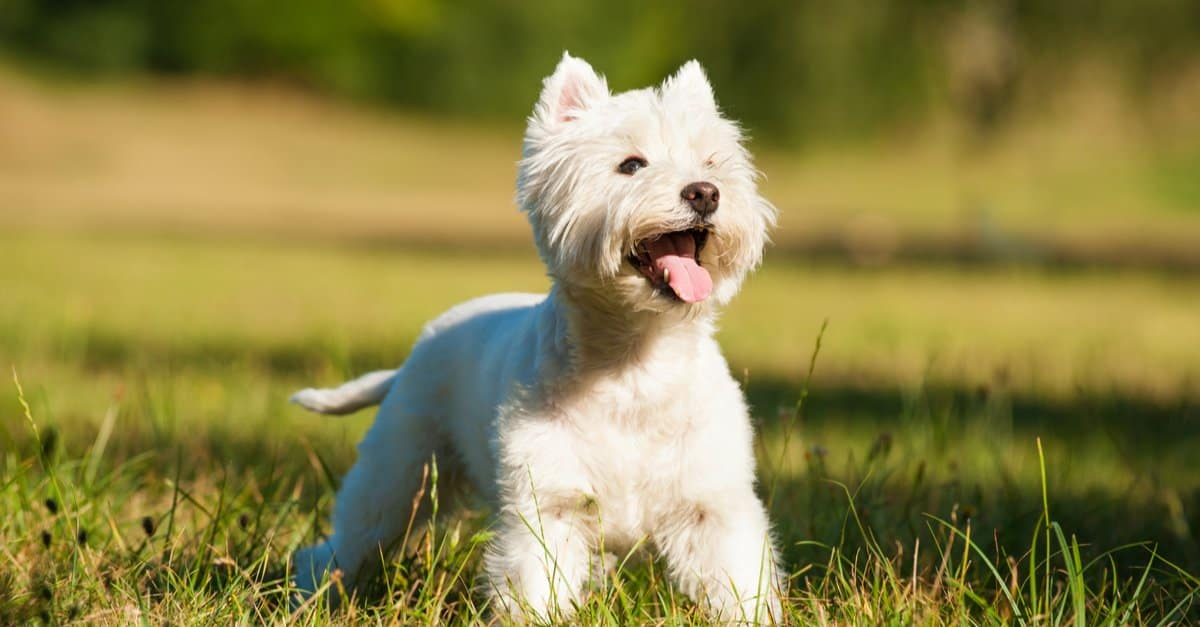
#> input picture DeepLearning/Day14/dog.jpg, 1200 x 627 px, found by its file name
$ python practice.py
#> lines starting #> are read from the running program, lines starting #| are printed output that depends on the picture
import cv2
import numpy as np
import os

# Reading image and displaying info
image = cv2.imread(r"C:\Users\sunny\OneDrive\Desktop\MLB-Internship\DeepLearning\Day14\dog.jpg")
#> image is the input picture: shape (627, 1200, 3); mean B, G, R 70.5, 129.3, 138.1

height, width, channels = image.shape
#> height = 627; width = 1200; channels = 3
size = os.path.getsize(r"C:\Users\sunny\OneDrive\Desktop\MLB-Internship\DeepLearning\Day14\dog.jpg")

print("Height:", height)
#| Height: 627
print("Width:", width)
#| Width: 1200
print("Channels:", channels)
#| Channels: 3
print("File Size:", size)

# 2. Convert to grayscale
gray = cv2.cvtColor(image, cv2.COLOR_BGR2GRAY)
cv2.imwrite("output/grayscale.jpg", gray)

# 3. Resize image
small = cv2.resize(image, (300, 300))
large = cv2.resize(image, (700, 700))

cv2.imwrite("output/small.jpg", small)
cv2.imwrite("output/large.jpg", large)

# 4. Crop image
crop1 = image[0:300, 0:300]
crop2 = image[200:500, 200:500]

cv2.imwrite("output/crop1.jpg", crop1)
cv2.imwrite("output/crop2.jpg", crop2)

# 5. Rotate image
rotate90 = cv2.rotate(image, cv2.ROTATE_90_CLOCKWISE)
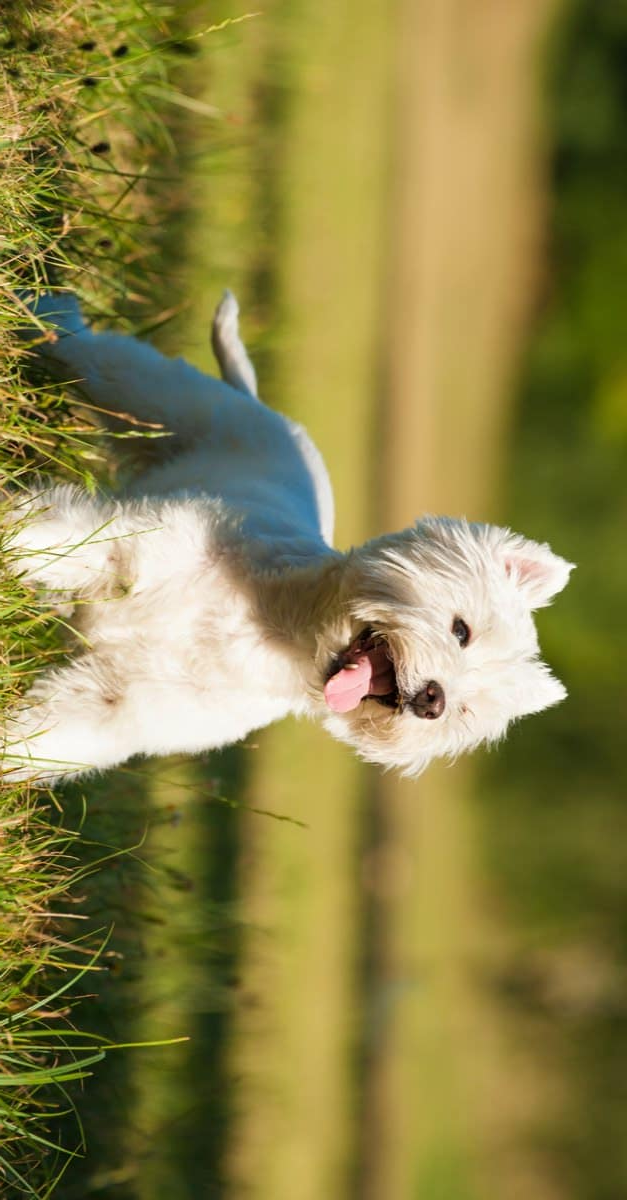
#> rotate90: shape (1200, 627, 3); mean B, G, R 70.5, 129.3, 138.1
rotate180 = cv2.rotate(image, cv2.ROTATE_180)
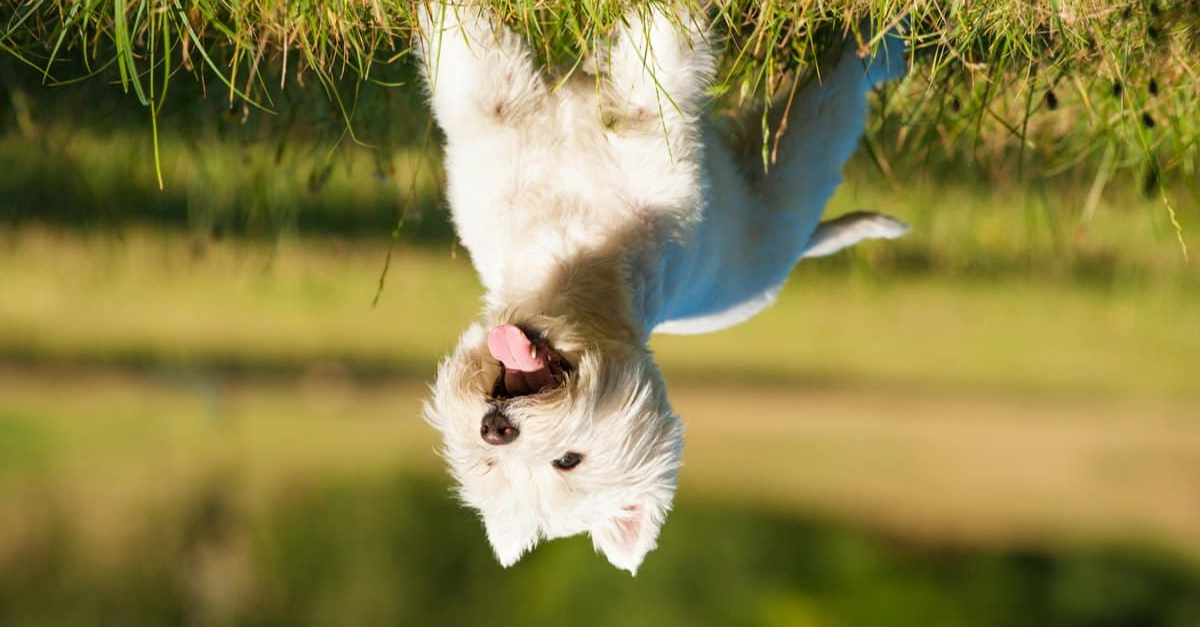
#> rotate180: shape (627, 1200, 3); mean B, G, R 70.5, 129.3, 138.1
rotate270 = cv2.rotate(image, cv2.ROTATE_90_COUNTERCLOCKWISE)
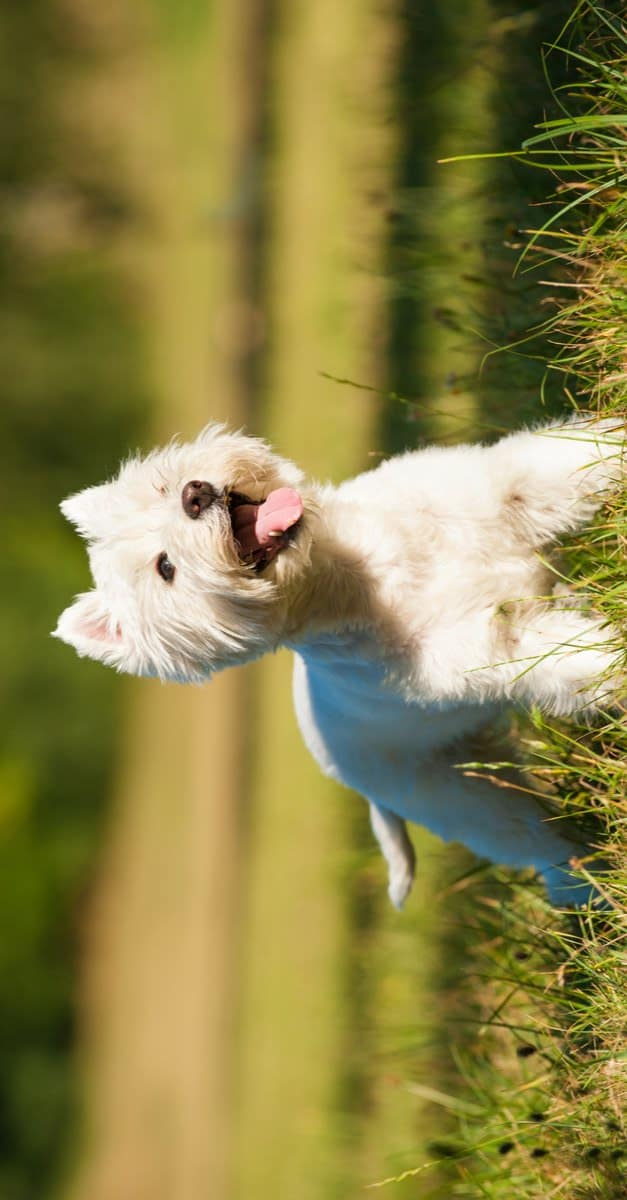
#> rotate270: shape (1200, 627, 3); mean B, G, R 70.5, 129.3, 138.1

cv2.imwrite("output/rotate90.jpg", rotate90)
cv2.imwrite("output/rotate180.jpg", rotate180)
cv2.imwrite("output/rotate270.jpg", rotate270)

# 6. Flip image
horizontal = cv2.flip(image, 1)
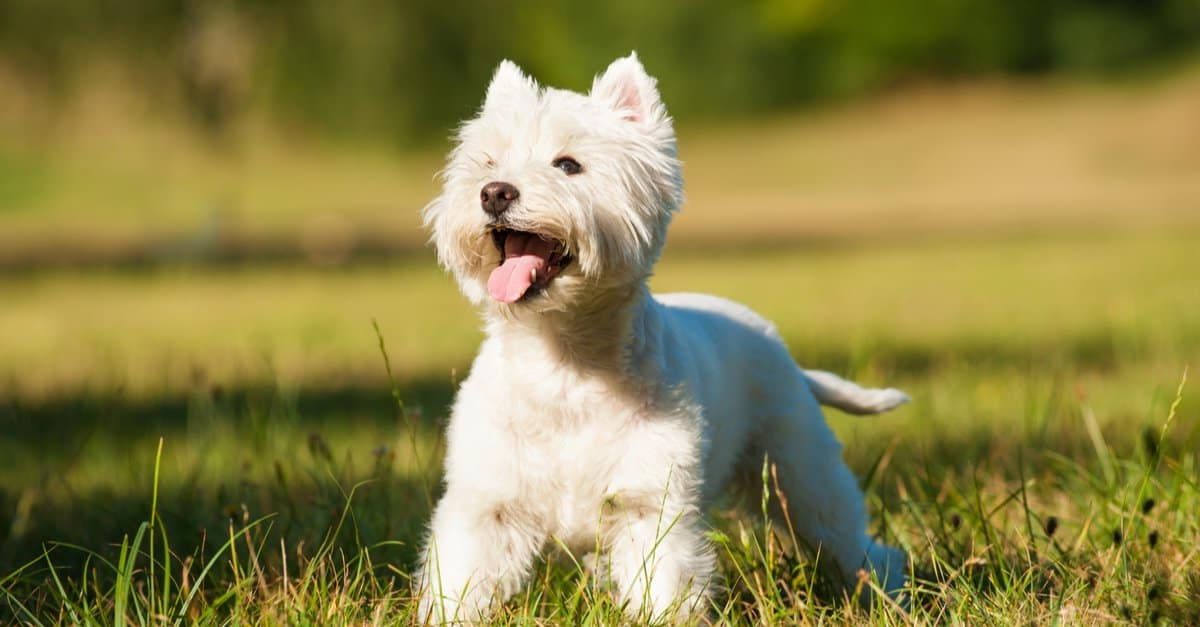
#> horizontal: shape (627, 1200, 3); mean B, G, R 70.5, 129.3, 138.1
vertical = cv2.flip(image, 0)
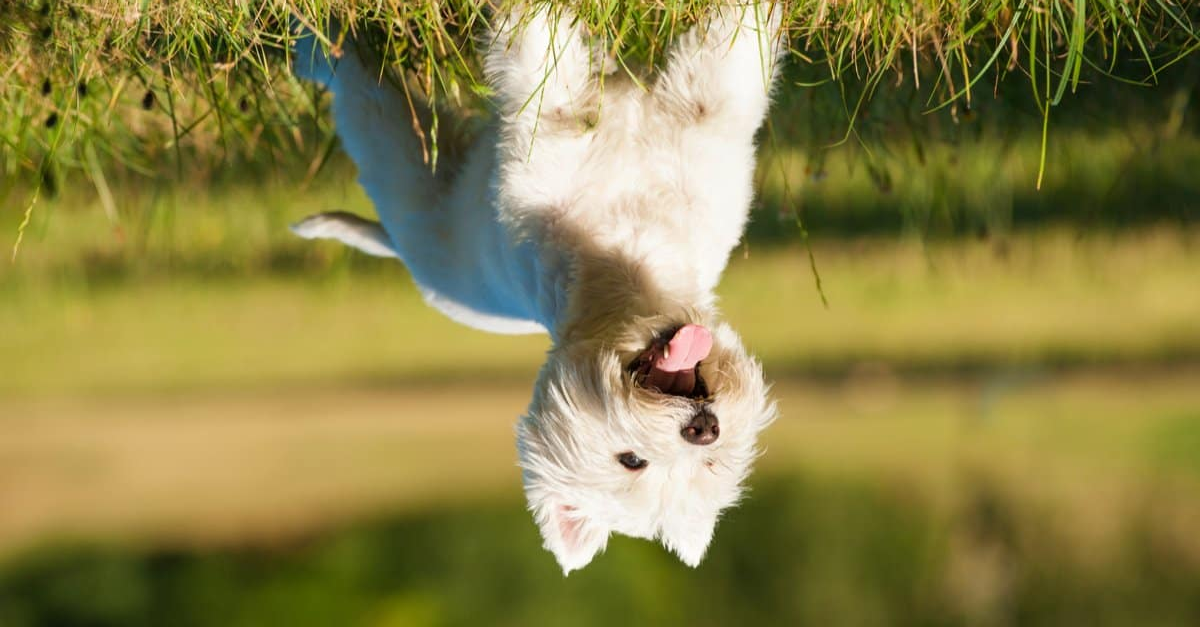
#> vertical: shape (627, 1200, 3); mean B, G, R 70.5, 129.3, 138.1

cv2.imwrite("output/horizontal.jpg", horizontal)
cv2.imwrite("output/vertical.jpg", vertical)

# 7. Draw shapes and add text
draw = image.copy()

# Rectangle
cv2.rectangle(draw, (30, 30), (200, 150), (0, 255, 0), 2)

# Circle
cv2.circle(draw, (350, 150), 50, (255, 0, 0), 2)

# Line
cv2.line(draw, (0, 0), (400, 300), (0, 0, 255), 2)

# Polygon
points = np.array([[450, 50], [550, 100], [500, 200], [400, 180]], np.int32)
cv2.polylines(draw, [points], True, (255, 255, 0), 2)

# writing Text on img
cv2.putText(draw, "Hello", (20, 450), cv2.FONT_HERSHEY_SIMPLEX, 1, (255, 255, 255), 2)

cv2.putText(draw, "21 July 2026", (20, 490), cv2.FONT_HERSHEY_SIMPLEX, 0.8, (0, 255, 255), 2)
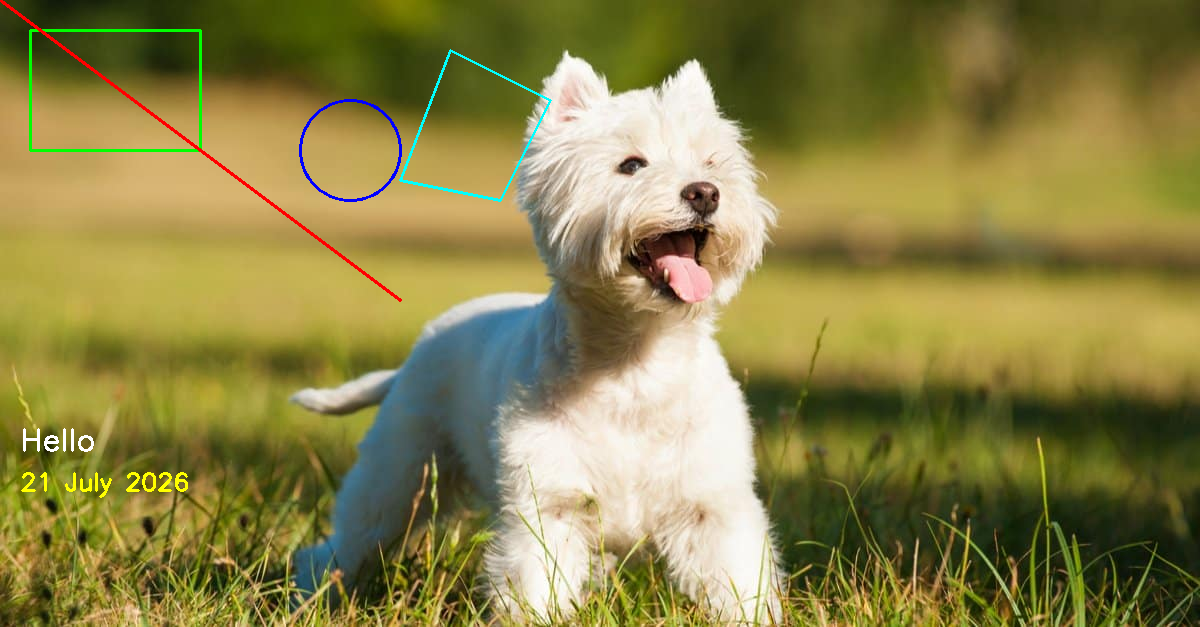
#> draw: shape (627, 1200, 3); mean B, G, R 70.9, 129.7, 137.9

cv2.imwrite("output/final_image.jpg", draw)
print("Images saved successfully.")
